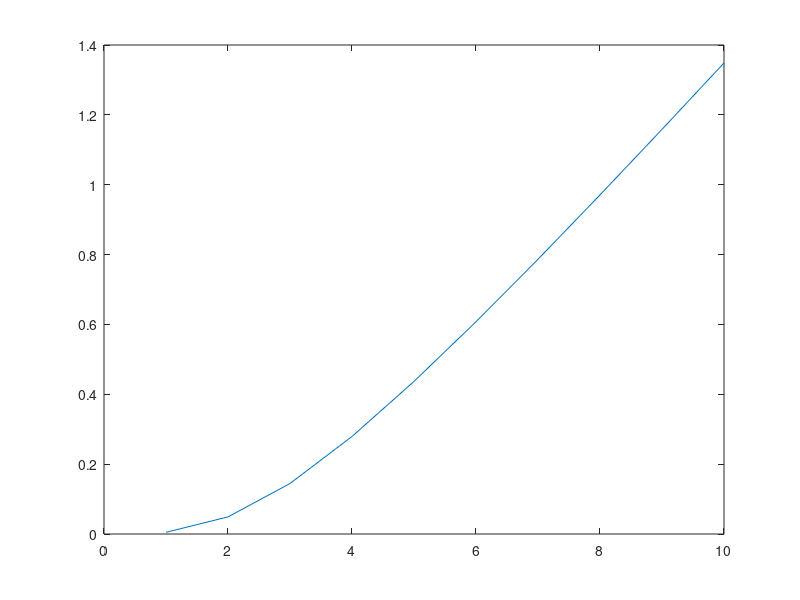

Write the MATLAB code that produced this figure.
clear all; close all
N=100;
w0=1;
w = w0*2*sin( ((1:N).*(pi/2))./(N+1) );
k_w = [0.1:0.2:2]; %kT/hw0
E=zeros(1,length(k_w));
for kidx = 1:length(k_w)
    kwt = 1/(k_w(kidx));
    E(kidx)=sum( w./( exp(w.*kwt)-1 ) );
end

figure; plot(E/N);